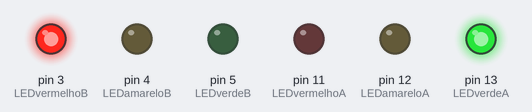
Bench run of a sketch on a simulated Arduino Uno, built with avr-gcc and run on an emulated ATmega328P. Parts: output pins drawn as LEDs (lit = HIGH).

Above: at 2.0 s.
At 4.7 s:
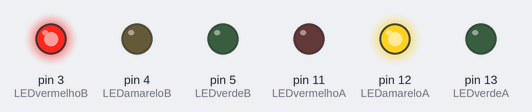
At 7.5 s:
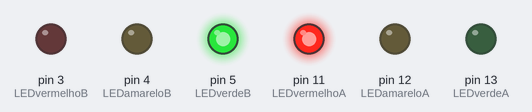
At 10.2 s:
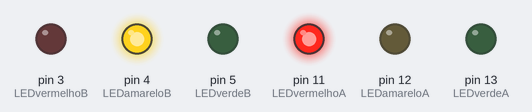
Timing chart, 0 to 14.3 s (numbered marks = the images above):
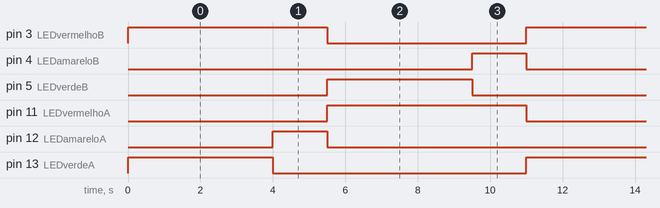

The sketch:

semaforo.ino
```cpp
/*
https://www.tinkercad.com/things/icc1oYgM7SO-semaforo?sharecode=htCfAmEQ_1atIqv5uM-J3PQkB830lT4Li7f-lKZhTMY
*/

#define LEDverdeA 13
#define LEDamareloA 12
#define LEDvermelhoA 11
#define LEDverdeB 5
#define LEDamareloB 4
#define LEDvermelhoB 3


void setup()
{
  pinMode(LEDverdeA, OUTPUT);
  pinMode(LEDamareloA, OUTPUT);
  pinMode(LEDvermelhoA, OUTPUT);
  pinMode(LEDverdeB, OUTPUT);
  pinMode(LEDamareloB, OUTPUT);
  pinMode(LEDvermelhoB, OUTPUT);
}

void loop()
{
  digitalWrite(LEDverdeA, HIGH);
  digitalWrite(LEDamareloA, LOW);
  digitalWrite(LEDvermelhoA, LOW);
  digitalWrite(LEDverdeB, LOW);
  digitalWrite(LEDamareloB, LOW);
  digitalWrite(LEDvermelhoB, HIGH);
  delay(4000);

  digitalWrite(LEDverdeA, LOW);
  digitalWrite(LEDamareloA, HIGH);
  digitalWrite(LEDvermelhoA, LOW);
  delay(1500);

  digitalWrite(LEDverdeA, LOW);
  digitalWrite(LEDamareloA, LOW);
  digitalWrite(LEDvermelhoA, HIGH);
  digitalWrite(LEDverdeB, HIGH);
  digitalWrite(LEDamareloB, LOW);
  digitalWrite(LEDvermelhoB, LOW);
  delay(4000);

  digitalWrite(LEDverdeB, LOW);
  digitalWrite(LEDamareloB, HIGH);
  digitalWrite(LEDvermelhoB, LOW);
  delay(1500);
}
```

Measured:
- by itself, pin 3 (LEDvermelhoB), pin 11 (LEDvermelhoA): alternates HIGH for 5.5 s and LOW for 5.5 s
- by itself, pin 4 (LEDamareloB), pin 12 (LEDamareloA): alternates HIGH for 1.5 s and LOW for 9.5 s
- by itself, pin 5 (LEDverdeB), pin 13 (LEDverdeA): alternates HIGH for 4.0 s and LOW for 7.0 s
